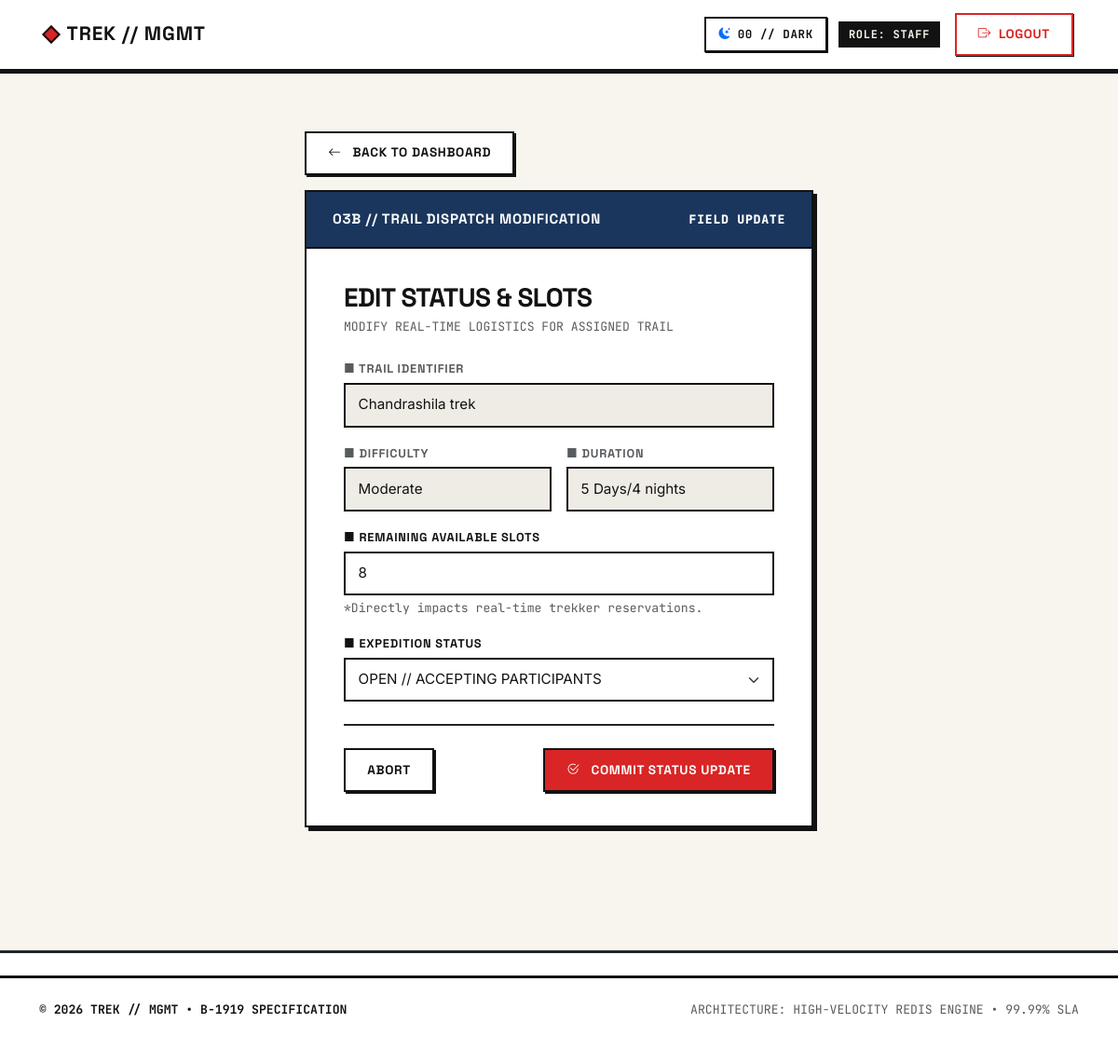
Screenshot of /edit-staff-trek/1 (signed in) with the database file from the repository.
### models.py (models this page shows)
class trek(db.Model):
    id = db.Column(
        db.Integer,
        primary_key=True
    )
    name = db.Column(
        db.String(200),
        nullable=False
    )
    location = db.Column(
        db.String(200),
        nullable=True
    )
    difficulty = db.Column(
        db.String(200),
        nullable=False,
    )
    duration = db.Column(
        db.String(200),
    )
    available_slots = db.Column(
        db.Integer
    )
    assigned_staff_id = db.Column(
        db.Integer,
        db.ForeignKey('user.id'),
        nullable=True
    )
    assigned_staff = db.relationship(
        'User',
        foreign_keys=[assigned_staff_id],
        backref='assigned_treks'
    )
    status = db.Column(
        db.String(200)
    )
    bookings = db.relationship(
        'Booking',
        backref='trek'
    )

### app.py (the view, shortened to what this page needs)
@app.route("/edit-staff-trek/<int:trek_id>", methods=['GET', 'POST'])
def edit_staff_trek(trek_id):
    if 'user_id' not in session:
        return redirect('/login')
    curr_trek = trek.query.get_or_404(trek_id)
    if session['user_id'] != curr_trek.assigned_staff_id and session.get('user_role') != 'admin':
        flash("Unauthorized: You are not designated as the lead guide for this trail.")
        return redirect('/staff-dashboard')
    return render_template('edit_staff_trek.html', trek=curr_trek)

### app.py (called while the page is built)
@app.after_request
def set_enterprise_security_headers(response):
    response.headers['X-Frame-Options'] = 'DENY'
    response.headers['X-Content-Type-Options'] = 'nosniff'
    response.headers['Referrer-Policy'] = 'strict-origin-when-cross-origin'
    response.headers['Permissions-Policy'] = 'camera=(), microphone=(), geolocation=()'
    response.headers['Strict-Transport-Security'] = 'max-age=31536000; includeSubDomains; preload'
    response.headers['Content-Security-Policy'] = (
        "default-src 'self'; "
        "font-src 'self' https://fonts.gstatic.com https://cdn.jsdelivr.net data:; "
        "style-src 'self' 'unsafe-inline' https://fonts.googleapis.com https://cdn.jsdelivr.net; "
        "script-src 'self' 'unsafe-inline' https://cdn.jsdelivr.net; "
        "img-src 'self' data: https:; "
        "frame-ancestors 'none';"
    )
    return response

### templates/edit_staff_trek.html (shortened to what this page needs)
{% extends 'base.html' %}
{% block content %}
<div class="row justify-content-center mt-4 mb-5">
    <div class="col-md-8 col-lg-6">
        <div class="mb-3">
            <a href="{{ url_for('staff_dashboard', tab='manage-treks') }}" class="btn bh-btn bh-btn-secondary">
                <i class="bi bi-arrow-left me-1"></i> BACK TO DASHBOARD
            </a>
        </div>
        <div class="card bh-card border-3 border-dark" style="box-shadow: 6px 6px 0px #121212;">
            <div class="bh-card-header bh-header-blue">
                <span class="fw-bold">03B // TRAIL DISPATCH MODIFICATION</span>
                <span class="font-mono small">FIELD UPDATE</span>
            </div>
            <div class="card-body p-4 p-md-5">
                <h3 class="fw-bold mb-1">EDIT STATUS & SLOTS</h3>
                <p class="font-mono text-muted small mb-4">MODIFY REAL-TIME LOGISTICS FOR ASSIGNED TRAIL</p>
                <form action="/edit-staff-trek/{{ trek.id }}" method="POST">
                    <div class="mb-3">
                        <label class="form-label bh-label text-muted">■ TRAIL IDENTIFIER</label>
                        <input type="text" class="form-control bh-form-control font-mono bg-light text-muted" value="{{ trek.name }}" readonly disabled>
                    </div>
                    <div class="row g-3 mb-3">
                        <div class="col-6">
                            <label class="form-label bh-label text-muted">■ DIFFICULTY</label>
                            <input type="text" class="form-control bh-form-control font-mono bg-light text-muted" value="{{ trek.difficulty }}" readonly disabled>
                        </div>
                        <div class="col-6">
                            <label class="form-label bh-label text-muted">■ DURATION</label>
                            <input type="text" class="form-control bh-form-control font-mono bg-light text-muted" value="{{ trek.duration }}" readonly disabled>
                        </div>
                    </div>
                    <div class="mb-3">
                        <label for="available_slots" class="form-label bh-label">■ REMAINING AVAILABLE SLOTS</label>
                        <input type="number" class="form-control bh-form-control font-mono" id="available_slots" name="available_slots" min="0" value="{{ trek.available_slots }}" required>
                        <div class="font-mono small text-muted mt-1">*Directly impacts real-time trekker reservations.</div>
                    </div>
                    <div class="mb-4">
                        <label for="status" class="form-label bh-label">■ EXPEDITION STATUS</label>
                        <select class="form-select bh-form-control font-mono" id="status" name="status" required>
                            <option value="Open" {% if trek.status == 'Open' or trek.status == 'Active' %}selected{% endif %}>OPEN // ACCEPTING PARTICIPANTS</option>
                        </select>
                    </div>
                    <div class="border-top border-2 border-dark pt-4 mt-4 d-flex justify-content-between align-items-center">
                        <a href="{{ url_for('staff_dashboard', tab='manage-treks') }}" class="btn bh-btn bh-btn-secondary">
                            ABORT
                        </a>
                        <button type="submit" class="btn bh-btn bh-btn-primary py-2 px-4">
                            <i class="bi bi-check2-circle me-1"></i> COMMIT STATUS UPDATE
                        </button>
                    </div>
                </form>
            </div>
        </div>
    </div>
</div>
{% endblock %}

### static/css/style.css (style rules this page uses)
:root { --bh-canvas: #F7F5EE; --bh-surface: #FFFFFF; --bh-black: #121212; --bh-border-color: #121212; --bh-red: #D92525; --bh-blue: #1A365D; --bh-yellow: #F6AE2D; --bh-green: #2D6A4F; --bh-gray-light: #EFECE6; --bh-gray-mid: #D8D4CA; --bh-gray-dark: #495057; --bh-card-bg-subtle: #FAF8F2; --bh-table-stripe: #FAF8F2; --bh-table-hover: #FFF3D6; --bh-shadow-color: #121212; --bh-border-thin: 1px solid var(--bh-black); --bh-border: 2px solid var(--bh-black); --bh-border-thick: 3px solid var(--bh-black); --bh-border-heavy: 4px solid var(--bh-black); --bh-border-thin: 1px solid var(--bh-border-color); --bh-border: 2px solid var(--bh-border-color); --bh-border-thick: 3px solid var(--bh-border-color); --bh-border-heavy: 4px solid var(--bh-border-color); --bh-shadow-xs: 1px 1px 0px var(--bh-black); --bh-shadow-sm: 2px 2px 0px var(--bh-black); --bh-shadow: 4px 4px 0px var(--bh-black); --bh-shadow-lg: 6px 6px 0px var(--bh-black); --bh-shadow-xs: 1px 1px 0px var(--bh-shadow-color); --bh-shadow-sm: 2px 2px 0px var(--bh-shadow-color); --bh-shadow: 4px 4px 0px var(--bh-shadow-color); --bh-shadow-lg: 6px 6px 0px var(--bh-shadow-color); --font-heading: 'Space Grotesk', -apple-system, BlinkMacSystemFont, "Segoe UI", Roboto, sans-serif; --font-body: 'Inter', -apple-system, BlinkMacSystemFont, "Segoe UI", Roboto, sans-serif; --font-mono: 'JetBrains Mono', SFMono-Regular, Menlo, Monaco, Consolas, monospace; }
*, *::before, *::after { border-radius: 0px !important; box-sizing: border-box; }
body { background-color: var(--bh-canvas); color: var(--bh-black); font-family: var(--font-body); font-size: 15px; line-height: 1.5; margin: 0; padding: 0; -webkit-font-smoothing: antialiased; -moz-osx-font-smoothing: grayscale; }
h1, h2, h3, h4, h5, h6, .h1, .h2, .h3, .h4, .h5, .h6, .bh-title { font-family: var(--font-heading); font-weight: 700; color: var(--bh-black); letter-spacing: -0.02em; text-transform: uppercase; }
a { color: var(--bh-blue); text-decoration: underline; font-weight: 600; }
.font-mono { font-family: var(--font-mono) !important; }
.btn, .bh-btn { font-family: var(--font-heading) !important; font-weight: 700 !important; text-transform: uppercase !important; letter-spacing: 0.05em !important; font-size: 0.85rem !important; padding: 0.7rem 1.45rem !important; border: var(--bh-border) !important; box-shadow: var(--bh-shadow-sm) !important; transition: all 0.1s ease !important; cursor: pointer; display: inline-flex; align-items: center; justify-content: center; gap: 0.5rem; text-decoration: none !important; }
.btn-primary, .bh-btn-primary { background-color: var(--bh-red) !important; color: #FFFFFF !important; border: var(--bh-border) !important; }
.btn-secondary, .bh-btn-secondary { background-color: var(--bh-surface) !important; color: var(--bh-black) !important; border: var(--bh-border) !important; }
.card, .card-panel, .bh-card { background-color: var(--bh-surface); border: var(--bh-border) !important; box-shadow: var(--bh-shadow) !important; margin-bottom: 2.25rem !important; overflow: hidden; }
.card-body, .card-panel { padding: 2.25rem 2.5rem !important; }
.bh-card-header { padding: 1.15rem 1.75rem !important; border-bottom: var(--bh-border); font-family: var(--font-heading); font-weight: 800; text-transform: uppercase; letter-spacing: 0.05em; display: flex; align-items: center; justify-content: space-between; }
.bh-header-blue { background-color: var(--bh-blue); color: #FFFFFF; }
.form-control, .form-select, .bh-form-control { border: var(--bh-border) !important; background-color: var(--bh-surface) !important; color: var(--bh-black) !important; font-family: var(--font-body) !important; font-size: 0.95rem !important; padding: 0.65rem 0.85rem !important; box-shadow: none !important; transition: all 0.1s ease; }
.form-control::placeholder, .bh-form-control::placeholder { color: var(--bh-gray-dark) !important; opacity: 0.8 !important; }
.form-control.bg-light, .bh-form-control.bg-light, .form-control[readonly] { background-color: var(--bh-gray-light) !important; color: var(--bh-black) !important; }
.form-label, .bh-label { font-family: var(--font-heading); font-size: 0.8rem; font-weight: 800; text-transform: uppercase; letter-spacing: 0.06em; color: var(--bh-black); margin-bottom: 0.35rem; }

### rows the page displays
trek: name "Chandrashila trek", difficulty "Moderate", duration "5 Days/4 nights", available_slots "8", status "OPEN // ACCEPTING PARTICIPANTS"

### other values shown
{{ session.get('user_role', 'TREKKER') | upper }} "STAFF"
